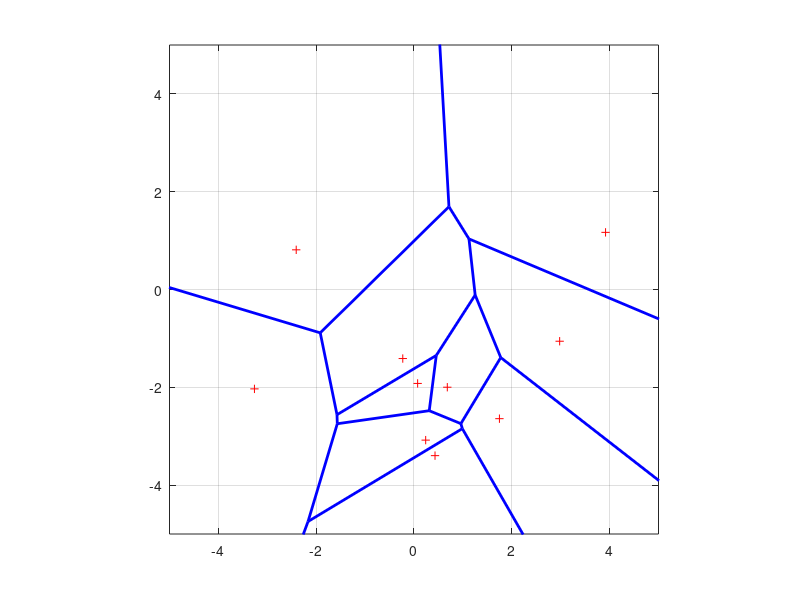

Write the MATLAB code that produced this figure.
clc;
clear;
close all;

xmin = -4;
xmax = 4;

n = 10;

X=unifrnd(xmin,xmax,[n 2]);

[vx, vy]=voronoi(X(:,1),X(:,2));

plot(vx,vy,'b','LineWidth',2);
hold on;
plot(X(:,1),X(:,2),'r+');
xlim([xmin-1 xmax+1]);
ylim([xmin-1 xmax+1]);
grid on;
axis square;


